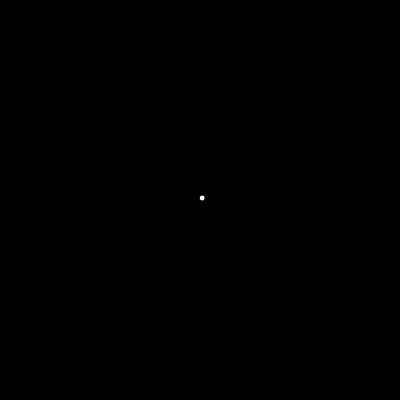
Frame 1 (no input)
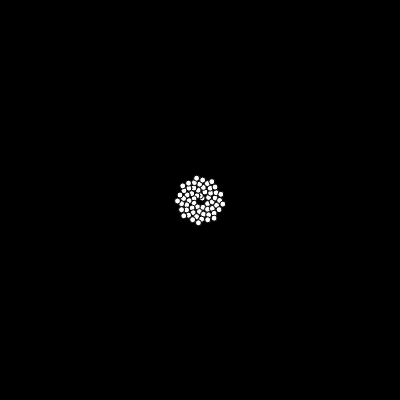
Frame 60 (no input)
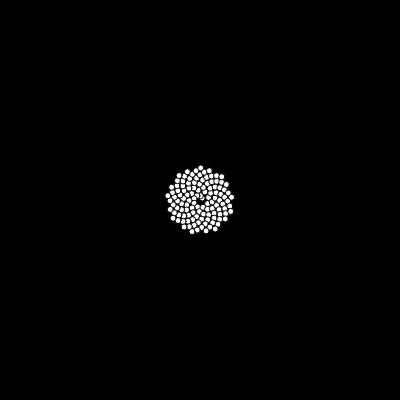
Frame 120 (the mouse pressed at the canvas centre since frame 60)

The p5.js sketch that drew these frames (run headless with seeded random() and noise() and a simulated clock; from frame 60 on, the mouse is pressed at the canvas centre):

// p5.js sketch
// ── sketch.js
var n = 0
var c = 3
var x = 0
var y = 0
var theta = 0

function setup() {
    createCanvas(400, 400)
    background(0)
    fill(255)
}

function draw() {

    n = n + 1
    theta = n * 137.5
    r = c * sqrt(n)

    x = r * cos(theta)
    y = r * sin(theta)

    ellipse(x + width / 2, y + height / 2, 6, 6)

}
